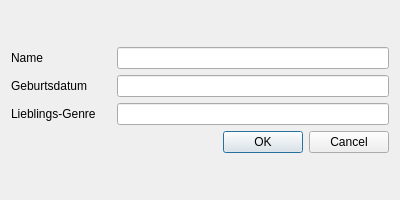
<?xml version="1.0" encoding="UTF-8"?>
<ui version="4.0">
 <class>DialogAdd</class>
 <widget class="QDialog" name="DialogAdd">
  <property name="geometry">
   <rect>
    <x>0</x>
    <y>0</y>
    <width>400</width>
    <height>200</height>
   </rect>
  </property>
  <property name="minimumSize">
   <size>
    <width>400</width>
    <height>200</height>
   </size>
  </property>
  <property name="windowTitle">
   <string>Hinzufügen</string>
  </property>
  <layout class="QVBoxLayout" name="verticalLayout_2">
   <item>
    <layout class="QVBoxLayout" name="verticalLayout">
     <item>
      <layout class="QHBoxLayout" name="horizontalLayout">
       <item>
        <widget class="QLabel" name="label_3">
         <property name="minimumSize">
          <size>
           <width>100</width>
           <height>0</height>
          </size>
         </property>
         <property name="text">
          <string>Name</string>
         </property>
        </widget>
       </item>
       <item>
        <widget class="QLineEdit" name="nameEdit"/>
       </item>
      </layout>
     </item>
     <item>
      <layout class="QHBoxLayout" name="horizontalLayout_2">
       <item>
        <widget class="QLabel" name="label">
         <property name="minimumSize">
          <size>
           <width>100</width>
           <height>0</height>
          </size>
         </property>
         <property name="text">
          <string>Geburtsdatum</string>
         </property>
        </widget>
       </item>
       <item>
        <widget class="QLineEdit" name="dateEdit"/>
       </item>
      </layout>
     </item>
     <item>
      <layout class="QHBoxLayout" name="horizontalLayout_3">
       <item>
        <widget class="QLabel" name="label_2">
         <property name="minimumSize">
          <size>
           <width>100</width>
           <height>0</height>
          </size>
         </property>
         <property name="text">
          <string>Lieblings-Genre</string>
         </property>
        </widget>
       </item>
       <item>
        <widget class="QLineEdit" name="genreEdit"/>
       </item>
      </layout>
     </item>
     <item>
      <widget class="QDialogButtonBox" name="buttonBox">
       <property name="orientation">
        <enum>Qt::Horizontal</enum>
       </property>
       <property name="standardButtons">
        <set>QDialogButtonBox::Cancel|QDialogButtonBox::Ok</set>
       </property>
      </widget>
     </item>
    </layout>
   </item>
  </layout>
 </widget>
 <resources/>
 <connections>
  <connection>
   <sender>buttonBox</sender>
   <signal>accepted()</signal>
   <receiver>DialogAdd</receiver>
   <slot>accept()</slot>
   <hints>
    <hint type="sourcelabel">
     <x>228</x>
     <y>180</y>
    </hint>
    <hint type="destinationlabel">
     <x>157</x>
     <y>199</y>
    </hint>
   </hints>
  </connection>
  <connection>
   <sender>buttonBox</sender>
   <signal>rejected()</signal>
   <receiver>DialogAdd</receiver>
   <slot>reject()</slot>
   <hints>
    <hint type="sourcelabel">
     <x>296</x>
     <y>186</y>
    </hint>
    <hint type="destinationlabel">
     <x>286</x>
     <y>199</y>
    </hint>
   </hints>
  </connection>
 </connections>
</ui>
